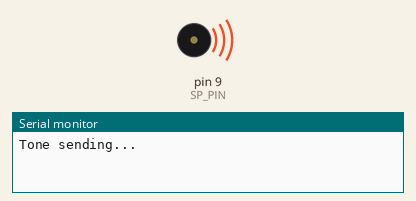
The sketch below on a simulated Arduino Uno, built with avr-gcc and run on an emulated ATmega328P. On the bench: buzzer (waves = sounding), the last lines printed to the serial monitor.

Above: at 0.7 s.
At 5.2 s:
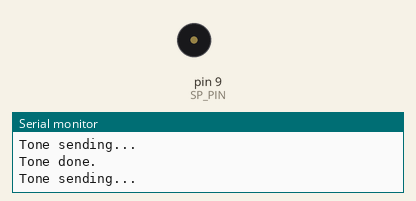
Timing chart, 0 to 6.9 s (numbered marks = the images above):
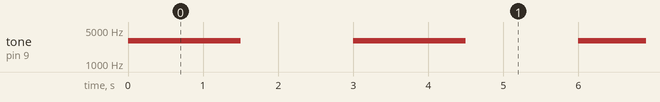

Measured:
- by itself, tone on pin 9 (SP_PIN): alternates 3000 Hz for 1.5 s and silent for 1.5 s

The sketch:

Exercise_a_.ino
```cpp
// TestPiezoWithFreqout.ino
// Send a tone to the piezo speaker using the tone() command.
// 4105054025、鄭琮寶

const byte SP_PIN = 9;

void setup() {
	pinMode(SP_PIN, OUTPUT);
	Serial.begin(9600);

}

void loop() {
	Serial.println("Tone sending...");
	tone(SP_PIN, 3000, 1500); // frequence = [1500, 2000, 2500, 3000] 頻率越高聲音聽起來越尖銳
	delay(3000);
	Serial.println("Tone done.");

}
```
